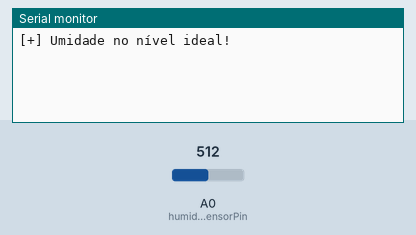
Bench run of a sketch on a simulated Arduino Uno, built with avr-gcc and run on an emulated ATmega328P. Parts: the last lines printed to the serial monitor. The inputs (shaded band) are chosen by the test bench; at power-on: A0 (humiditySensorPin) = 512.

Above: at 1.2 s.
1.3 s: A0 (humiditySensorPin) set to 465
At 2.5 s:
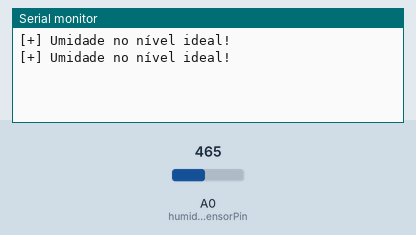
2.8 s: A0 (humiditySensorPin) set to 432
At 3.8 s:
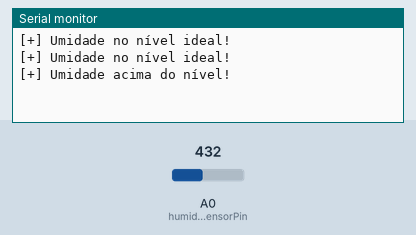

The sketch:

humiditySensor.ino
```cpp
/* This is a simple arduino code that I wrote, so it can measure humidity */

const int humiditySensorPin = A0;

void setup() {
    Serial.begin(9600);
  pinMode(humiditySensorPin, INPUT);

}

void loop() {
  if (analogRead(humiditySensorPin) > 750) {
    Serial.println("[+] Umidade abaixo do nível ideal!\n");
  };

  if (analogRead(humiditySensorPin) >= 450 && analogRead(humiditySensorPin) <= 750) {
      Serial.println("[+] Umidade no nível ideal!\n");
  };

  if (analogRead(humiditySensorPin) < 450 ) {
    Serial.println("[+] Umidade acima do nível!\n");
  };

    /* switch (analogRead(humiditySensorPin)) {
    case analogRead(humiditySensorPin) > 750:
      Serial.println("[+] Umidade abaixo do nível ideal!\n);
      break;
    case (analogRead(humiditySensorPin) >= 450 && analogRead(humiditySensorPin) <= 750:
      Serial.println("[+] Umidade no nível ideal!\n");
      break;
    case analogRead(humiditySensorPin) < 450):
      Serial.println("[+] Umidade acima do nível ideal!\n");
      break;
    default:
      Serial.println("Sorry, I'm finding some issues with your input...");
      break;
  }; */

  delay(1500);

}
```

Measured:
- the behaviour switches between 450 and 449 on A0 (humiditySensorPin) (found by bisection; images 1 and 2)
- after the input at 2.8 s, the serial monitor: prints a new line after 0.20 s (image 2)
